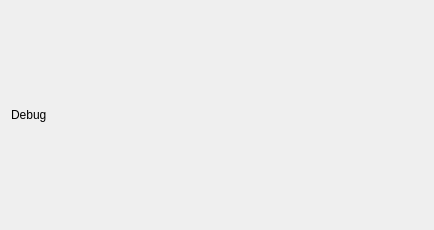
<?xml version="1.0" encoding="UTF-8"?>
<ui version="4.0">
 <class>DebugWindow</class>
 <widget class="QWidget" name="DebugWindow">
  <property name="geometry">
   <rect>
    <x>0</x>
    <y>0</y>
    <width>434</width>
    <height>230</height>
   </rect>
  </property>
  <property name="windowTitle">
   <string>Debug</string>
  </property>
  <layout class="QHBoxLayout" name="horizontalLayout_2">
   <item>
    <layout class="QVBoxLayout" name="verticalLayout">
     <item>
      <widget class="QLabel" name="title_debug">
       <property name="text">
        <string>Debug</string>
       </property>
      </widget>
     </item>
    </layout>
   </item>
  </layout>
 </widget>
 <resources/>
 <connections/>
</ui>
